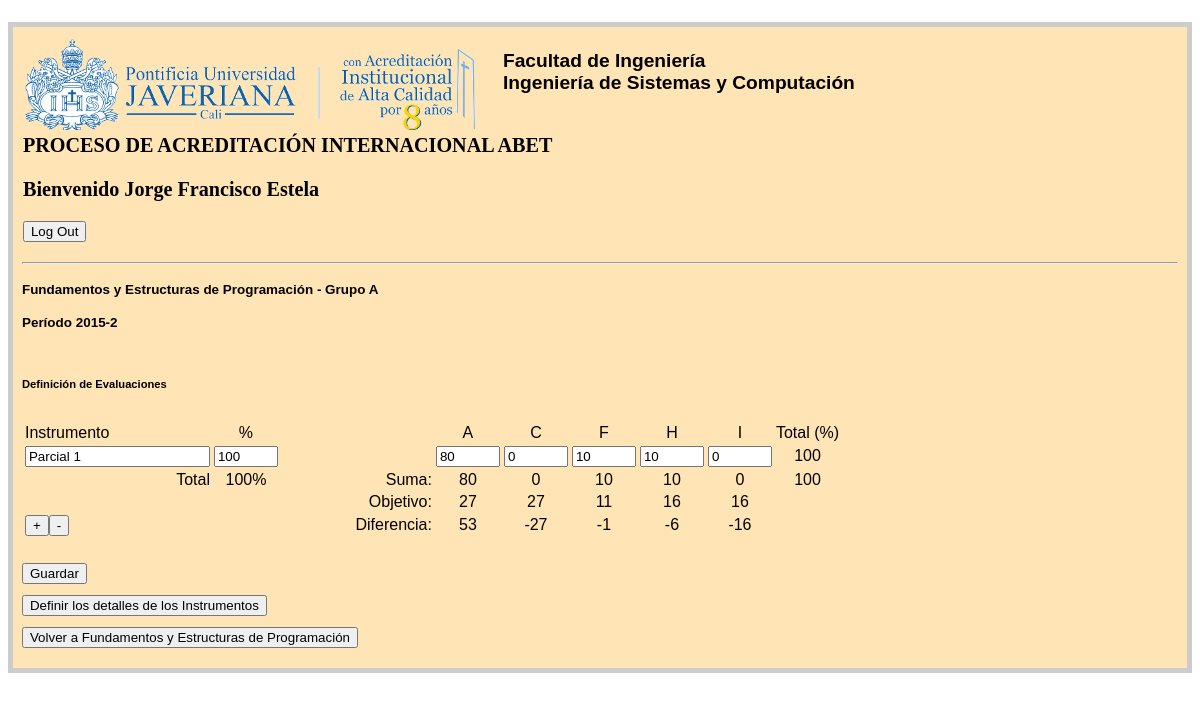
/2015-2/300CIP002/A/defcourse (signed in), run on the app's committed database.
### tables this page shows
CREATE TABLE ACREDITACION_ABET 
(
        -- Ej. 40
	ID_CARRERA INT NOT NULL,
        -- Ej. Ingenier�a de Sistemas y Computaci�n
	NOMBRE_CARRERA TEXT NOT NULL,
        -- Ej. 2014-1
	PERIODO TEXT NOT NULL,
	      -- Ej. 3, 5
	RELEVANCIA INT NOT NULL,

	PRIMARY KEY (ID_CARRERA, PERIODO)
);

CREATE TABLE ASIGNATURA
(
	ID INTEGER PRIMARY KEY AUTOINCREMENT,
        -- C�digo de la Asignatura. Ej. 300CIP001
	CODIGO TEXT NOT NULL,
        -- Ej. A
	GRUPO TEXT NOT NULL,
        -- Ej. INTRODUCCION A LA PROGRAMACION
	NOMBRE CHAR(50) NOT NULL,
        -- Ej. 40
	ID_CARRERA INT NOT NULL,
        -- Ej. 0012941
	ID_PROFESOR INT NOT NULL,
        -- Ej. 2013-2
  PERIODO TEXT NOT NULL,

	FOREIGN KEY (ID_CARRERA, PERIODO)
	REFERENCES ACREDITACION_ABET (ID_CARRERA, PERIODO),
	FOREIGN KEY (ID_PROFESOR)
	REFERENCES PROFESOR (ID),
	UNIQUE (CODIGO, GRUPO, PERIODO)
);

CREATE TABLE FORMULA
(
		-- Ej. A .. K
	RESULTADO_DE_PROGRAMA TEXT NOT NULL,
		-- Id de la Asignatura.
	ASIGNATURA INTEGER NOT NULL,
		-- Ej. 1 , 2, .., 5 (Dependiendo de la carrera)
	PESO INT NOT NULL,

	PRIMARY KEY (RESULTADO_DE_PROGRAMA, ASIGNATURA),
	FOREIGN KEY (ASIGNATURA)
	REFERENCES ASIGNATURA (ID),
	FOREIGN KEY (RESULTADO_DE_PROGRAMA)
	REFERENCES RESULTADO_DE_PROGRAMA (ID)
);

CREATE TABLE INSTRUMENTO  ( 
		-- Identificaci�n para la Evaluacion.
	ID_EVALUACION INTEGER PRIMARY KEY AUTOINCREMENT,
		-- Id de la Asignatura.
	ASIGNATURA INT NOT NULL,
		-- Ej. Exposicion, Parcial 1, Proyecto
	EVALUACION TEXT NOT NULL,
		-- Porcentaje de la evaluacion con respecto a la nota total de la asignatura
	PORCENTAJE INT NOT NULL,

	FOREIGN KEY (ASIGNATURA)
	REFERENCES ASIGNATURA (ID)
);

### main.py (the view)
@app.route('/<periodo>/<codigo>/<grupo>/defcourse', methods=['GET', 'POST'])
@login_required
def instrumentos(periodo, codigo, grupo):
    db = get_db()
    cur1 = db.execute(
        "select d.nombre, d.codigo, d.grupo, d.periodo, d.id, d.id_carrera, e.nombre_carrera \
        from asignatura as d, acreditacion_abet as e \
        where d.codigo=? and d.grupo=? and d.periodo=? and d.id_carrera = e.id_carrera",
        [codigo, grupo, periodo])
    detalles = cur1.fetchall()[0]
    cur2 = db.execute(
        "select d.resultado_de_programa, d.peso, e.descripcion \
        from formula as d, resultado_de_programa as e \
        where asignatura=? and d.resultado_de_programa = e.id and e.carrera=?",
        [detalles[4], detalles[5]])
    formula = cur2.fetchall()
    suma = 0
    for i in formula:
        suma = suma + i[1]
    for i in range(len(formula)):
        temp1 = list(formula[i])
        temp1.append(int(formula[i][1] * 1000 / suma))
        formula[i] = tuple(temp1)
    conteo = len(formula)
    cur3 = db.execute(
        'select d.evaluacion, d.porcentaje, e.competencia, e.porcentaje, d.id_evaluacion \
        from instrumento as d, \
        (select * from porcentaje_abet as pa inner join Descripcion_A_K as dsak on pa.Id_COMPETENCIA = dsak.competencia) as e \
        where e.asignatura = d.asignatura and d.id_evaluacion = e.evaluacion and e.nivel = 1 and d.asignatura=?',
        [detalles[4]]
        )
    evaluaciones = []
    for row in cur3.fetchall():
        evaluaciones.append(row)
    cur4 = db.execute("select count(*) from instrumento where asignatura=?", [detalles[4]])
    numevals = cur4.fetchall()
    usuario = session['id_prof'][1] if 'id_prof' in session else session['user']
    power = session['lvl']
    entries = {'detalles': detalles, 'resprog': formula, 'suma': suma, 'numevals': numevals[0][0],
               'evaluaciones': evaluaciones, 'conteo': conteo, 'usuario' : usuario, "permisos" : power }
    return render_template('defcourse.html', entries=entries)

### main.py (called while the page is built)
def connect_db():
    return sqlite3.connect(app.config['DATABASE'])

def get_db():
    if not hasattr(g, 'sqlite_db'):
        g.sqlite_db = connect_db()
    return g.sqlite_db

def login_required(f):
   @wraps(f)
   def wrap(*args, **kwargs):
       if 'logged_in' in session:
           return f(*args, **kwargs)
       else:
           return redirect(url_for('login'))
   return wrap

### templates/defcourse.html (shortened to what this page needs)
<!doctype html lang="es">
<head>
    <link rel="stylesheet" href="http://code.jquery.com/ui/1.10.4/themes/smoothness/jquery-ui.css">
    <link rel=stylesheet type=text/css href="{{ url_for('static', filename='style.css') }}">
</head>
<body {% if entries.numevals>0 %}onload="inicializacion()"{% endif %}>
<div class=page>
    {% block body %}
    <table>
        <tr>
            <td><img src="../../../static/logo.png"></td>
            <td width="20">&nbsp;</td>
            <td><h4>Facultad de Ingeniería<br>{{entries.detalles[6]}}</h4></td>
        </tr>
    </table>
    <h1>PROCESO DE ACREDITACIÓN INTERNACIONAL ABET<form action="{{ url_for('logout')}}"><p>Bienvenido {{ entries.usuario }} </p>
        <input type=submit value='Log Out'>
        </form></h1>
    <hr>
    <h4>{{ entries.detalles[0] }} - Grupo {{ entries.detalles[2] }}</h4>
    <h4>Período {{ entries.detalles[3] }}</h4>
    <br>
    <h5>Definición de Evaluaciones</h5>
    <br>
    {% if entries.permisos != 2  %}
    <form name="forma" id="forma" action="{{ url_for('guardarPesosInstrumentos', periodo=entries.detalles[3], codigo=entries.detalles[1], grupo=entries.detalles[2]) }}" method=post onkeydown="testForEnter();">
        <table name="tabla" id="tabla" border="0">
            <tr>
                <td>Instrumento</td>
                <td align="center">%</td>
                <td width="50">&nbsp;</td>
                {% for entry in entries.resprog %}
                    <td align="center" title="{{entry[2]}}">{{ entry[0] }}</td>
                {% endfor %}
                <td align="center">Total (%)</td>
            </tr>
            {% if entries.numevals>0 %}
                {% for k in range(1,entries.numevals+1) %}
                    <tr>
                        <td><input type=text name="evaluacion{{k}}" id="evaluacion{{k}}" value='{{ entries.evaluaciones[(k-1)*entries.conteo][0] }}'></td>
                        <td><input type="number" step="1" min="0" max="100" name="porcentaje{{k}}" id="porcentaje{{k}}" onchange="sumarPorcentajes()" size="3" value='{{ entries.evaluaciones[(k-1)*entries.conteo][1] }}'></td>
                        <td width="150">&nbsp;</td>
                        {% for j in range(0,entries.conteo) %}
                            <td><input type="number" step="1" min="0" max="100" name="{{ entries.resprog[j][0] }}{{k}}" id="{{ entries.resprog[j][0] }}{{k}}" onchange="sumarCeldas()" size="3" value='{{ entries.evaluaciones[((k-1)*entries.conteo)+j][3] }}'></td>
                        {% endfor %}
                        <td align="center"><div id="fila{{k}}">0</div></td>
                    </tr>
                {% endfor %}
            {% endif %}
            <tr>
                <td align="right">Total</td>
                <td align="center"><div id="porcentajetotal">0%</div></td>
                <td align="right">Suma:</td>
                {% for entry in entries.resprog %}
                    <td align="center"><div id="suma{{ entry[0] }}">0</div></td>
                {% endfor %}
                <td align="center"><div id="totalsuma">0</div></td>
            </tr>
            <tr>
                <td align="right"></td>
                <td align="center"></td>
                <td align="right">Objetivo:</td>
                {% for entry in entries.resprog %}
                    <td align="center"><div id="objetivo{{ entry[0] }}">0</div></td>
                {% endfor %}
            </tr>
            <tr>
                <td align="left">  <input type="button" id="botonadd" value="+"><input type="button" id="botondel" value="-"></td>
                <td align="center"></td>
                <td align="right">Diferencia:</td>
                {% for entry in entries.resprog %}
                    <td align="center"><div id="diferencia{{ entry[0] }}">0</div></td>
                {% endfor %}
            </tr>
        </table>
        <br>
        <br>
        <input type=submit value='Guardar' onclick="verificacion()">
    </form>
    {% endif %}
    <form name="botonseguir" action="{{ url_for('indicadores', periodo=entries.detalles[3], codigo=entries.detalles[1], grupo=entries.detalles[2])}}">
        <input type=submit value='Definir los detalles de los Instrumentos'>
    </form>
    <form name="botonvolver" action="{{ url_for('asignatura', periodo=entries.detalles[3], codigo=entries.detalles[1], grupo=entries.detalles[2])}}">
        <input type=submit value='Volver a {{entries.detalles[0]}}'>
    </form>
    {% endblock %}
</div>
</body>

### static/style.css (style rules this page uses)
body { font-family: sans-serif; }
a, h1, h2 { color: #377ba8; }
h1, h2 { color: black; }
h1, h2, h3 { font-family: 'Georgia', serif; margin: 1; }
h1 { font-size: 1.8em; }
h4 { font-size: 1.2em; }
h5 { font-size: 1em; }
.page { margin: 2em auto; width: 50em auto; height: 50em auto; border: 5px solid #ccc; padding: 0.8em; background: rgb(255,228,181); }

### data on the page
ACREDITACION_ABET: NOMBRE_CARRERA "Ingeniería de Sistemas y Computación"
ASIGNATURA: NOMBRE "Fundamentos y Estructuras de Programación", GRUPO "A", PERIODO "2015-2", NOMBRE "Volver a Fundamentos y Estructuras de Programación"
FORMULA: RESULTADO_DE_PROGRAMA "A"
FORMULA: RESULTADO_DE_PROGRAMA "C"
FORMULA: RESULTADO_DE_PROGRAMA "F"
FORMULA: RESULTADO_DE_PROGRAMA "H"
FORMULA: RESULTADO_DE_PROGRAMA "I"
INSTRUMENTO: evaluacion1 "Parcial 1", porcentaje1 "100"

### other printed values
{{ entries.usuario }} "Jorge Francisco Estela"
